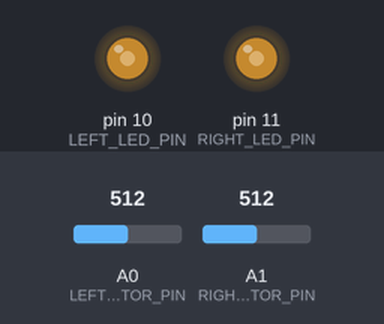
This sketch was run on a simulated Arduino Uno, built with avr-gcc and run on an emulated ATmega328P. Shown: output pins drawn as LEDs (lit = HIGH). Inputs (shaded band) come from the test bench; at power-on: A0 (LEFT_PHOTORESISTOR_PIN) = 512, A1 (RIGHT_PHOTORESISTOR_PIN) = 512.

Above: at 1.2 s.
1.3 s: A0 (LEFT_PHOTORESISTOR_PIN) set to 716
At 1.7 s:
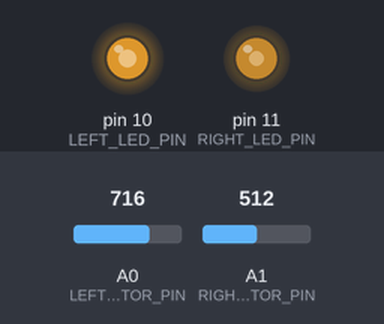
2.8 s: A1 (RIGHT_PHOTORESISTOR_PIN) set to 716
At 4.0 s:
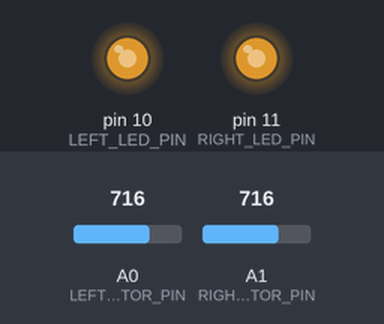
4.3 s: A0 (LEFT_PHOTORESISTOR_PIN) set to 900
At 5.2 s:
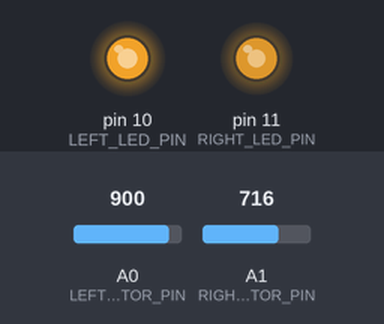
5.8 s: A1 (RIGHT_PHOTORESISTOR_PIN) set to 900
At 6.4 s:
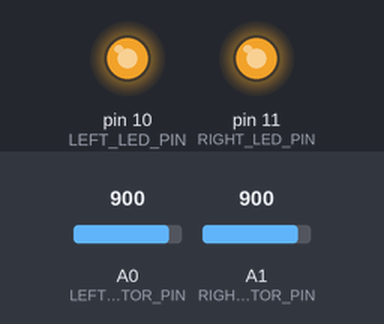
7.3 s: A0 (LEFT_PHOTORESISTOR_PIN) set to 511
At 8.5 s:
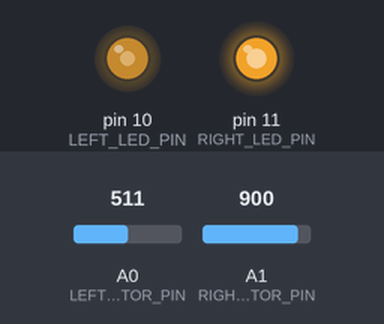
8.8 s: A1 (RIGHT_PHOTORESISTOR_PIN) set to 122
At 9.8 s:
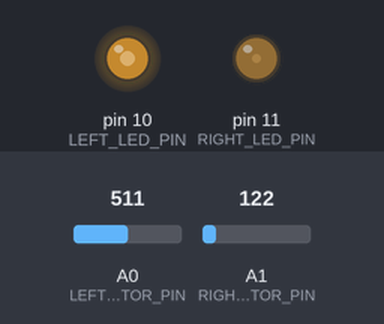
Timing chart, 0 to 11.3 s (numbered marks = the images above; inputs shaded):
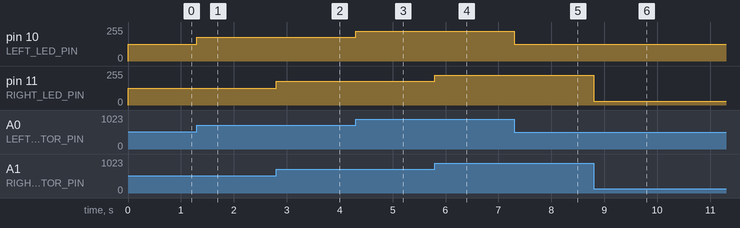

Measured:
- after the input at 1.3 s, pin 10 (LEFT_LED_PIN): 127/255 → 178/255 at once
- after the input at 2.8 s, pin 11 (RIGHT_LED_PIN): 127/255 → 178/255 at once
- after the input at 4.3 s, pin 10 (LEFT_LED_PIN): 178/255 → 224/255 at once
- after the input at 5.8 s, pin 11 (RIGHT_LED_PIN): 178/255 → 224/255 at once
- after the input at 7.3 s, pin 10 (LEFT_LED_PIN): 224/255 → 127/255 at once
- after the input at 8.8 s, pin 11 (RIGHT_LED_PIN): 224/255 → 30/255 at once

The sketch:

Light_Mimicker_Example.ino
```cpp
/****  Light Mimicker Example  ****/

//Define Photoresistor Pins
#define LEFT_PHOTORESISTOR_PIN A0
#define RIGHT_PHOTORESISTOR_PIN A1

//Define LED pins
#define LEFT_LED_PIN 10
#define RIGHT_LED_PIN 11

//Variables
int leftLight;
int rightLight;
int leftLightAnalog;
int rightLightAnalog;

void setup() {
  Serial.begin(9600);

  //Set light sensor pins as inputs
  pinMode(LEFT_PHOTORESISTOR_PIN, INPUT);
  pinMode(RIGHT_PHOTORESISTOR_PIN, INPUT);

  //Set LED pins as outputs
  pinMode(LEFT_LED_PIN, OUTPUT);
  pinMode(RIGHT_LED_PIN, OUTPUT);
}

void loop() {
  //Read the photoresistors
  leftLight = analogRead(LEFT_PHOTORESISTOR_PIN);
  rightLight = analogRead(RIGHT_PHOTORESISTOR_PIN);

  //Convert sensor values to analog values
  leftLightAnalog = convertToAnalog(leftLight);
  rightLightAnalog = convertToAnalog(rightLight);

  //Output to LEDs
  analogWrite(LEFT_LED_PIN, leftLightAnalog);
  analogWrite(RIGHT_LED_PIN, rightLightAnalog);
}

/* Convert the number you get from the sensor
 * (0 - 1023) into an analog value the LED can
 * use (0 - 255) */
int convertToAnalog(int sensorValue) {
  return map(sensorValue, 0, 1023, 0, 255);
}
```
